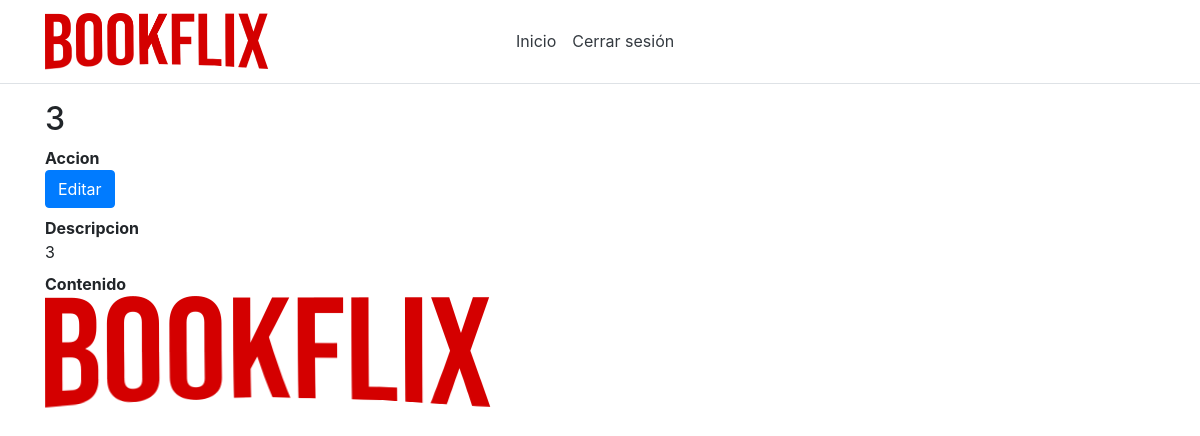
Page /viewNovedad/8 (signed in) on the committed database.
### app/models.py (models this page shows, shortened)
class Novedad(models.Model):
    id = models.AutoField(primary_key=True)
    titulo = models.CharField(max_length=50, unique=True)
    descripcion = models.CharField(max_length=255)
    archivo = models.ImageField(upload_to='static/images/', null = True, blank = True)
    archivoVideo = models.FileField(upload_to='static/videos/', null = True, blank = True)

### app/views.py (the view)
# urls.py: path('viewNovedad/<int:novedad_id>', views.viewNovedad),
def viewNovedad(request, novedad_id):
    instancia = Novedad.objects.get(id=novedad_id)
    return render(request, "shared/viewNovedad.html", {'novedad': instancia})

### app/models.py (called while the page is built)
    @property
    def is_active(self):
        return self.active

    @property
    def is_superuser(self):
        return self.superuser

### app/templates/shared/viewNovedad.html
{% extends 'default/layout.html' %}
{% block share %}
<h2> {{ novedad.titulo }} </h2>
<dl>
    {% if user.is_superuser == 1 %}
    <dt>Accion</dt>
    <dd><a class="btn btn-primary" role="button" href="/editNovedad/{{ novedad.id }}">Editar</a></dd>
    {% endif %}
    <dt>Descripcion</dt>
    <dd>{{ novedad.descripcion }}</dd>
    <dt>Contenido</dt>
    <dd><img src="{{ novedad.archivo }}"></dd>
</dl>
{% endblock %}

### rows in the picture
Novedad: titulo "3", descripcion "3", archivo (picture)
